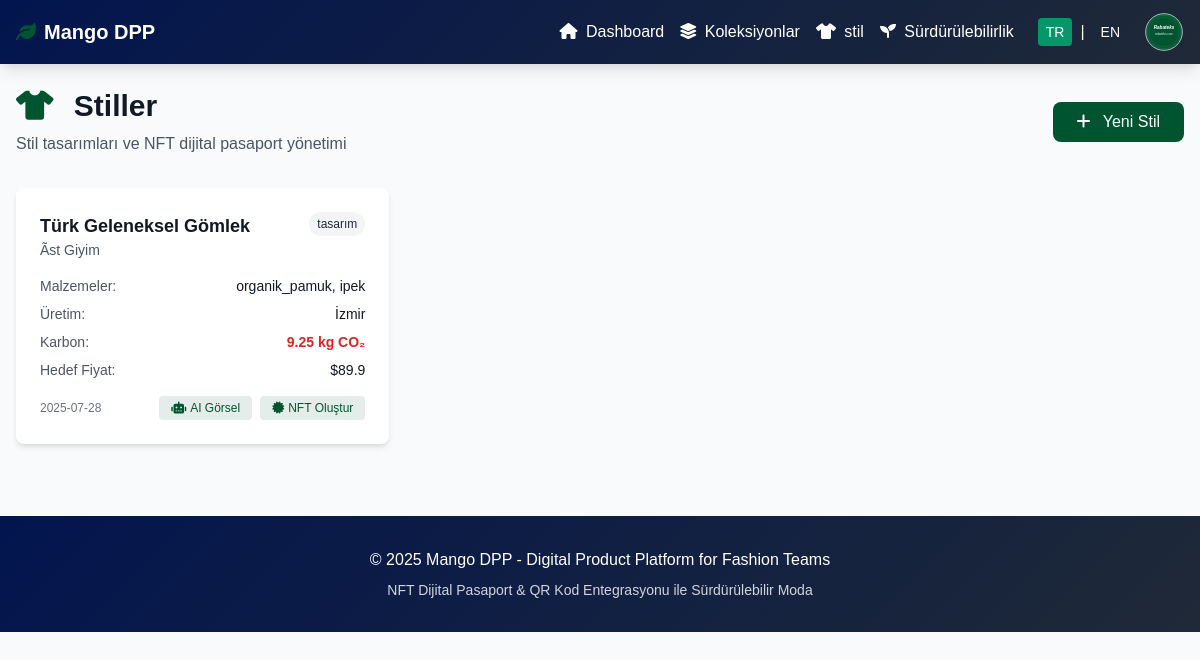
The page /styles on the database as committed earlier.
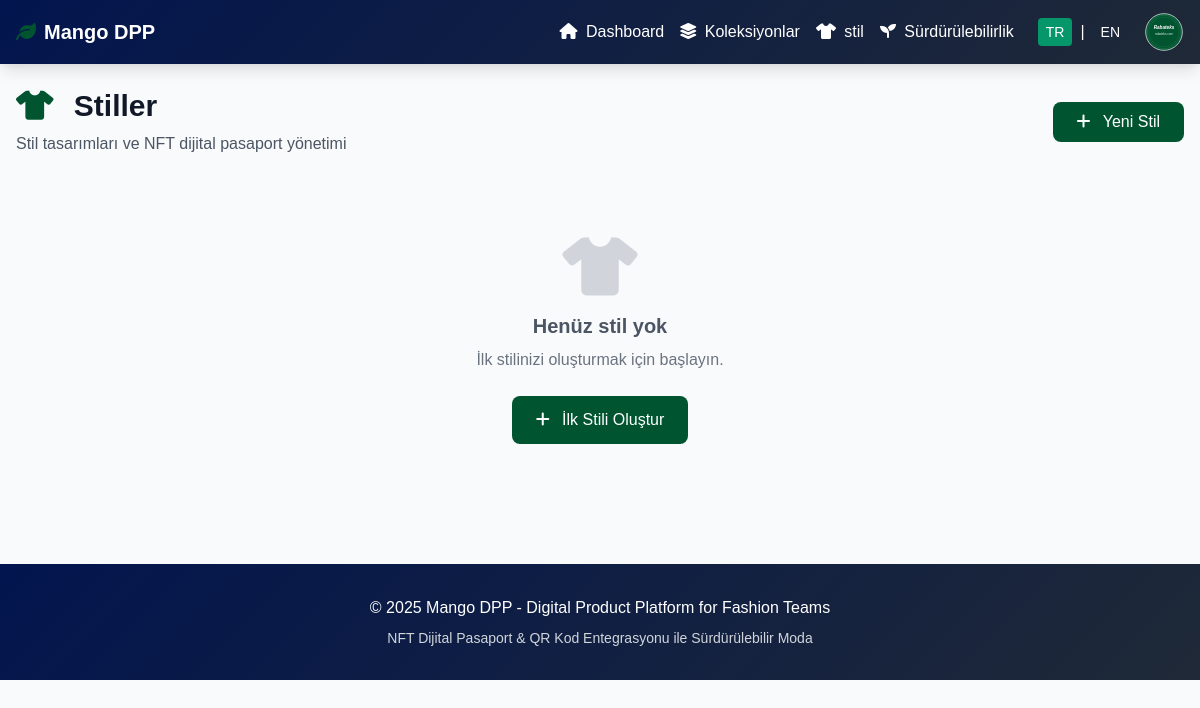
The same page on the database as committed later.
### models.py (models this page shows)
class Style(Base):
    __tablename__ = "styles"
    id = Column(String, primary_key=True)
    name = Column(String, nullable=False)
    collection_id = Column(String, ForeignKey("collections.id"))
    category = Column(String, nullable=False)
    materials = Column(JSON)  # Store as JSON array
    target_price = Column(Float)
    production_location = Column(String)
    supplier = Column(String)
    carbon_footprint = Column(Float)
    status = Column(String, default="tasarım")
    image_url = Column(String)
    nft_id = Column(String)
    created_at = Column(DateTime, default=datetime.utcnow)
    collection = relationship("Collection", back_populates="styles")

### main.py (the view)
@app.get("/styles")
async def styles_page(request: Request, db: Session = Depends(get_db)):
    lang = get_language(request)
    styles = mango_dpp.get_styles(db)
    collections = mango_dpp.get_collections(db)
    response = templates.TemplateResponse("styles.html", {
        "request": request,
        "styles": styles,
        "collections": collections,
        "lang": lang,
        "t": get_all_texts(lang)
    })
    response.headers["Content-Type"] = "text/html; charset=utf-8"
    return response

### templates/styles.html (shortened to what this page needs)
{% extends "base.html" %}
{% block content %}
<div class="mb-8 flex justify-between items-center">
    <div>
        <h1 class="text-3xl font-bold text-gray-900 mb-2">
            <i class="fas fa-tshirt text-primary mr-3"></i>
            {{ t.styles_title if t else "Styles" }}
        </h1>
        <p class="text-gray-600">{{ t.styles_subtitle if t else "Style designs and NFT digital passport management" }}</p>
    </div>
    <button onclick="showCreateModal()" class="bg-primary text-white px-6 py-2 rounded-lg btn-primary transition-colors">
        <i class="fas fa-plus mr-2"></i>
        {{ t.new_style if t else "New Style" }}
    </button>
</div>
<div class="grid grid-cols-1 md:grid-cols-2 lg:grid-cols-3 gap-6">
    {% for style in styles %}
    <div class="bg-white rounded-lg shadow-md p-6 card-hover">
        <div class="flex justify-between items-start mb-4">
            <div>
                <h3 class="text-lg font-semibold text-gray-900">{{ style.name }}</h3>
                <p class="text-sm text-gray-600">{{ style.category }}</p>
            </div>
            <div class="flex items-center space-x-2">
                <span class="bg-gray-100 text-gray-800 text-xs px-2 py-1 rounded-full">
                    {{ style.status }}
                </span>
            </div>
        </div>
        <div class="space-y-2 mb-4">
            <div class="flex justify-between text-sm">
                <span class="text-gray-600">Malzemeler:</span>
                <span class="text-gray-900">{{ style.materials|join(", ") }}</span>
            </div>
            <div class="flex justify-between text-sm">
                <span class="text-gray-600">Üretim:</span>
                <span class="text-gray-900">{{ style.production_location }}</span>
            </div>
            <div class="flex justify-between text-sm">
                <span class="text-gray-600">{{ t['carbon'] }}:</span>
                <span class="text-red-600 font-semibold">{{ style.carbon_footprint }} kg CO₂</span>
            </div>
            <div class="flex justify-between text-sm">
                <span class="text-gray-600">{{ t['target_price'] }}:</span>
                <span class="text-gray-900">${{ style.target_price }}</span>
            </div>
        </div>
        <div class="flex justify-between items-center">
            <span class="text-xs text-gray-500">
                {{ style.created_at.strftime('%Y-%m-%d') if style.created_at else '' }}
            </span>
            <div class="flex space-x-2">
                {% if not style.image_url %}
                <button onclick="generateImage('{{ style.id }}')" class="bg-primary-light text-primary px-3 py-1 rounded text-xs hover:bg-green-200 transition-colors">
                    <i class="fas fa-robot mr-1"></i>AI Görsel
                </button>
                {% endif %}
                {% if style.nft_id %}
                <button onclick="viewNFT('{{ style.nft_id }}')" class="bg-navy-light text-navy px-3 py-1 rounded text-xs hover:bg-blue-200 transition-colors">
                    <i class="fas fa-eye mr-1"></i>NFT Görüntüle
                </button>
                {% else %}
                <button onclick="generateNFT('{{ style.id }}')" class="bg-primary-light text-primary px-3 py-1 rounded text-xs hover:bg-green-200 transition-colors">
                    <i class="fas fa-certificate mr-1"></i>NFT Oluştur
                </button>
                {% endif %}
            </div>
        </div>
    </div>
    {% endfor %}
    {% if not styles %}
    <div class="col-span-3 text-center py-12">
        <i class="fas fa-tshirt text-6xl text-gray-300 mb-4"></i>
        <h3 class="text-xl font-semibold text-gray-600 mb-2">Henüz stil yok</h3>
        <p class="text-gray-500 mb-6">İlk stilinizi oluşturmak için başlayın.</p>
        <button onclick="showCreateModal()" class="btn-green-special text-white px-6 py-3 rounded-lg transition-colors">
            <i class="fas fa-plus mr-2"></i>
            İlk Stili Olu&scedil;tur
        </button>
    </div>
    {% endif %}
</div>
{% endblock %}

Rows that differ between the two databases and show on the page:
removed Style: name "Türk Geleneksel Gömlek", category "Ãst Giyim", status "tasarım", materials "organik_pamuk, ipek", production_location "İzmir", carbon "Karbon", carbon_footprint "9.25", target_price "Hedef Fiyat", target_price "89.9", created_at "2025-07-28"
Other text that changed with them:
text now shown: "Henüz stil yok İlk stilinizi oluşturmak için başlayın. İlk Stili Oluştur"
